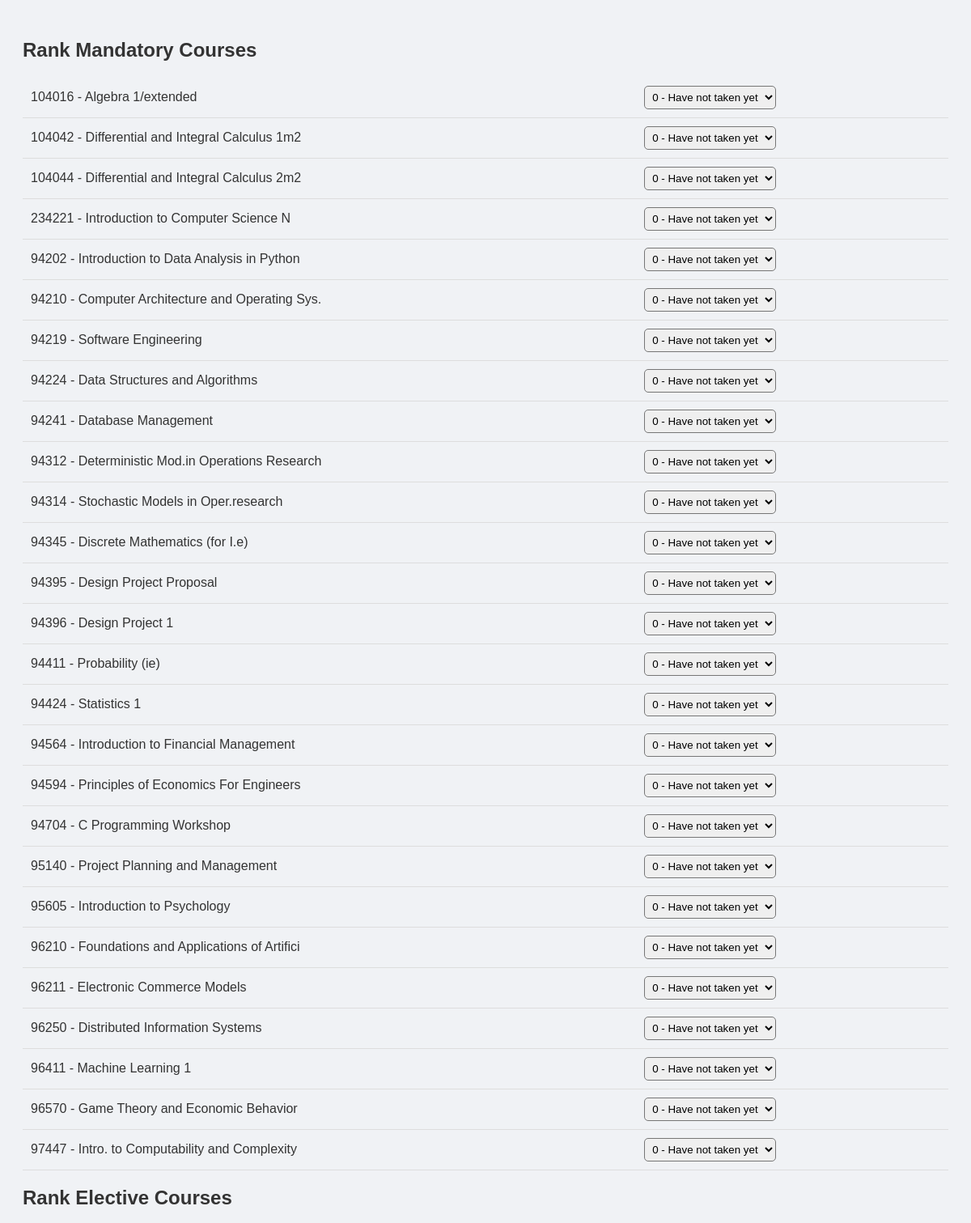
Page /users/submit_course_rankings/ (signed in, upper part) on the committed database.
### users/models.py (models this page shows, shortened)
class Course(models.Model):
    TIME_CHOICES = (
        ('M', 'Morning'),
        ('N', 'Noon'),
        ('E', 'Evening'),
    )
    course_name = models.CharField(max_length=200)
    course_id = models.CharField(max_length=50, unique=True)
    course_informetion = models.TextField()
    is_manadatory_ds= models.BooleanField(default=False)
    is_manadatory_ie= models.BooleanField(default=False)
    is_manadatory_se= models.BooleanField(default=False)
    lecture_hours = models.CharField(max_length=1, choices=TIME_CHOICES, default='M')
    syllabus = models.TextField()
    class Meta:
        ordering = ['course_name']
        verbose_name = 'Course'
        verbose_name_plural = 'Courses'

### users/views.py (the view)
# urls.py: path('submit_course_rankings/', views.submit_course_rankings, name='courses_rank'),
def submit_course_rankings(request):
    if request.method == 'POST':
        user_profile = UserProfile.objects.get(user=request.user)
        for key, value in request.POST.items():
            if key.startswith('ranking_'):
                course_id = key.split('_')[1]
                course = Course.objects.get(id=course_id)
                UserCourseRanking.objects.update_or_create(
                    user=user_profile,
                    course=course,
                    defaults={'ranking': value}
                )
        return redirect('system')
    else:
        user_profile = UserProfile.objects.get(user=request.user)
        learning_program = str(user_profile.learning_program)
        if learning_program=="Data Science and Engineering":
            mandatory_courses = Course.objects.filter( is_manadatory_ds=True)
            other_courses = Course.objects.filter( is_manadatory_ds=False)
        elif learning_program=="Industrial Engineering and Management":
            mandatory_courses = Course.objects.filter( is_manadatory_ie=True)
            other_courses = Course.objects.filter( is_manadatory_ie=False)
        else:
            mandatory_courses = Course.objects.filter( is_manadatory_se=True)
            other_courses = Course.objects.filter( is_manadatory_se=False)
        return render(request, 'users/courses_rank.html', {
            'mandatory_courses': mandatory_courses,
            'other_courses': other_courses,
            'RANKING_CHOICES': UserCourseRanking.RANKING_CHOICES
        })

### users/models.py (called while the page is built)
    def __str__(self):
        return self.name

### users/templates/users/courses_rank.html (shortened to what this page needs)
<!DOCTYPE html>
<html>
<head>
</head>
<body>
    <h2>Rank Mandatory Courses</h2>
<form method="post" action="{% url 'submit_course_rankings' %}">
    <table>
        {% for course in mandatory_courses %}
        <tr>
            <td>{{ course.course_name }}</td>
            <td>
                <select name="ranking_{{ course.id }}">
                    {% for value, label in RANKING_CHOICES %}
                        <option value="{{ value }}">{{ label }}</option>
                    {% endfor %}
                </select>
            </td>
        </tr>
        {% endfor %}
    </table>
    <h2>Rank Elective Courses</h2>
</form>
</body>
</html>

### users/templates/users/courses_rank.html (style rules this page uses)
body { font-family: Arial, sans-serif; background-color: #f0f2f5; color: #333; padding: 20px; }
table { width: 100%; border-collapse: collapse; }
th, td { padding: 10px; border-bottom: 1px solid #ddd; text-align: left; }
select { padding: 5px; margin-right: 10px; border-radius: 5px; }

### rows in the picture
Course: course_name "104016 - Algebra 1/extended", id "0 - Have not taken yet"
Course: course_name "104042 - Differential and Integral Calculus 1m2", id "0 - Have not taken yet"
Course: course_name "104044 - Differential and Integral Calculus 2m2", id "0 - Have not taken yet"
Course: course_name "234221 - Introduction to Computer Science N", id "0 - Have not taken yet"
Course: course_name "94202 - Introduction to Data Analysis in Python", id "0 - Have not taken yet"
Course: course_name "94210 - Computer Architecture and Operating Sys.", id "0 - Have not taken yet"
Course: course_name "94219 - Software Engineering", id "0 - Have not taken yet"
Course: course_name "94224 - Data Structures and Algorithms", id "0 - Have not taken yet"
Course: course_name "94241 - Database Management", id "0 - Have not taken yet"
Course: course_name "94312 - Deterministic Mod.in Operations Research", id "0 - Have not taken yet"
Course: course_name "94314 - Stochastic Models in Oper.research", id "0 - Have not taken yet"
Course: course_name "94345 - Discrete Mathematics (for I.e)", id "0 - Have not taken yet"
Course: course_name "94395 - Design Project Proposal", id "0 - Have not taken yet"
Course: course_name "94396 - Design Project 1", id "0 - Have not taken yet"
Course: course_name "94411 - Probability (ie)", id "0 - Have not taken yet"
Course: course_name "94424 - Statistics 1", id "0 - Have not taken yet"
Course: course_name "94564 - Introduction to Financial Management", id "0 - Have not taken yet"
Course: course_name "94594 - Principles of Economics For Engineers", id "0 - Have not taken yet"
Course: course_name "94704 - C Programming Workshop", id "0 - Have not taken yet"
Course: course_name "95140 - Project Planning and Management", id "0 - Have not taken yet"
Course: course_name "95605 - Introduction to Psychology", id "0 - Have not taken yet"
Course: course_name "96210 - Foundations and Applications of Artifici", id "0 - Have not taken yet"
Course: course_name "96211 - Electronic Commerce Models", id "0 - Have not taken yet"
Course: course_name "96250 - Distributed Information Systems", id "0 - Have not taken yet"
Course: course_name "96411 - Machine Learning 1", id "0 - Have not taken yet"
Course: course_name "96570 - Game Theory and Economic Behavior", id "0 - Have not taken yet"
Course: course_name "97447 - Intro. to Computability and Complexity", id "0 - Have not taken yet"
